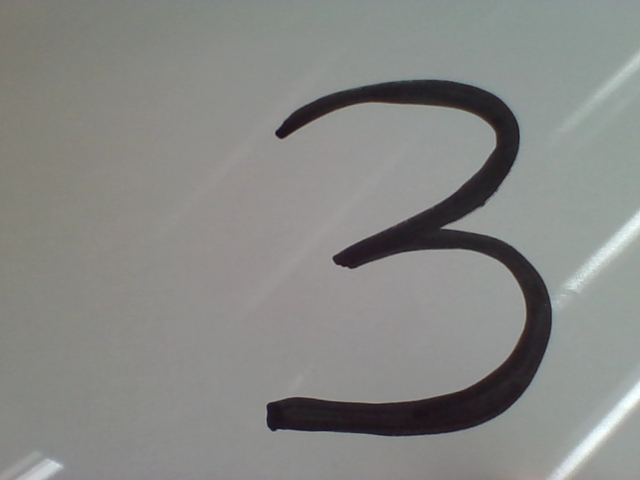
#> input picture Machine learning/mnist expander- 4th year project/code/Num_[3].png, 640 x 480 px
$ python digit.py   (older library calls are emulated)
#> lines starting #> are read from the running program, lines starting #| are printed output that depends on the picture
#!/usr/bin/env python3
# -*- coding: utf-8 -*-
import numpy as np
import pandas as pd
import cv2
import time
import matplotlib.pyplot as pl
from sklearn.ensemble import RandomForestClassifier

def x_2_feature(x):
    """
    returns a d-dimensional feature vector v that divides the image into 25 segments
    """
    x1 = np.reshape(x,(28,28))
    v = np.zeros((5,5), dtype=np.float)
    for i in range(0,5):
        row = i*5
        row1 = (i+1)*5
        for j in range(0,5):
            col = j*5
            col1 = (j+1)*5
            v[i][j] = np.mean(x1[row:row1,col:col1])
    v = np.reshape(v,25)

    return v

def act(s):
    """
    activation function
    """
    u = 1.0 / (1.0 + np.exp(-s))
    return u

def ann_classify(x, theta):
    """
    classifies x according ffnn architecture
    """
    L = len(theta)
    s = dict()
    u = dict()
    s[0] = x.copy()
    u[0] = s[0].copy()
    for l in np.arange(1, L+1): # apply forward propagation
        s[l] = np.dot(u[l-1], theta[l-1])
        u[l] = act(s[l])
        if l != L:
            u[l][0] = 1.0
    return u[l]


def digit(x_classify):
    x = x_2_feature(x_classify)
    x = x /255
    theta = dict()
    theta[0] = np.loadtxt('data1.dat', delimiter=' ');
    theta[1] = np.loadtxt('data2.dat', delimiter=' ')
    h = ann_classify(x, theta)
    i= np.argsort(h)
    label= i[9]
    return label


def capture(name):
# [6 lines of commented-out code are left out]
    image = cv2.imread(name)
#> image is the input picture: shape (480, 640, 3); mean B, G, R 133.6, 136.3, 135.2
    gray_im=cv2.cvtColor(image, cv2.COLOR_BGR2RGB)
    resized_image = cv2.resize(gray_im, (28, 28))
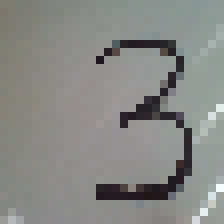
#> resized_image: shape (28, 28, 3) (shown 8 times larger); mean R, G, B 135.5, 136.6, 133.9
    gray_image = cv2.cvtColor(resized_image, cv2.COLOR_BGR2GRAY)
    cv2.imwrite(name, gray_image)

    I = pl.imread(name)*255
#> I: shape (28, 28) float32; min 24, max 253, mean 135.7
    w=np.reshape(I, 784)
#> w = 784 values, max 253 at index 671, min 24 at index 690, mean 135.7
    for i in np.arange(w.shape[0]):
        if w[i]>=100:
            w[i]=0
#> after the loop, w = 784 values, max 92 at index 154, min 0 at index 0, mean 3.18
    return w

name= 'Num_[3].png'
w1=capture(name)
#> w1 has the same summary as w in capture

n1= digit(w1[np.newaxis,:])
#> in x_2_feature, `x1 = np.reshape(x,(28,28))`:
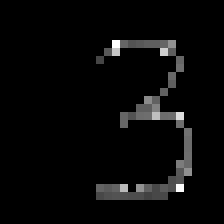
#> x1: shape (28, 28) float32 (shown 8 times larger); min 0, max 92, mean 3.2; drawn with min black and max white
#> after the loop in x_2_feature, `for i in range(0,5):`: v = [[0, 0, 0, 0, 0], [0, 0, 8.84, 6.68, 12.56], [0, 0, 0, 16.6, 9.12], [0, 0, 0, 1.48, 7.96], [0, 0, 7.6, 12.64, 16.2]]
#> in x_2_feature, `v = np.reshape(v,25)`: v = 25 values, max 16.6 at index 13, min 0 at index 0, mean 3.99
#> in digit, `x = x_2_feature(x_classify)`: x has the same summary as v in x_2_feature
#> in digit, `x = x /255`: x = 25 values, max 0.0651 at index 13, min 0 at index 0, mean 0.0156
#> after the loop in ann_classify, `for l in np.arange(1, L+1):`: s = 3 items
#> in digit, `h = ann_classify(x, theta)`: h = [0.000426, 0.025, 0.0488, 0.00445, 0.000216, 0.00766, 9.88e-05, 0.00299, 0.00938, 0.000429]
#> in digit, `i= np.argsort(h)`: i = [6, 4, 0, 9, 7, 3, 5, 8, 1, 2]
#> in digit, `label= i[9]`: label = 2
#> n1 = 2

print(n1)
#| 2

def load_data():
#> (the run stopped early here; a loop or call above may not have finished)
